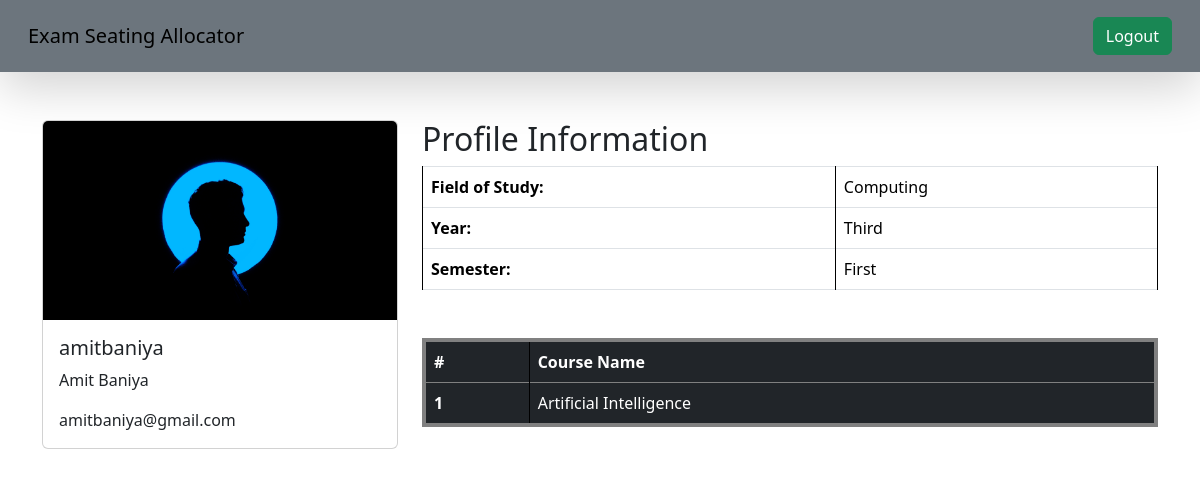
The page /student_home/ (signed in) on the database as committed earlier.
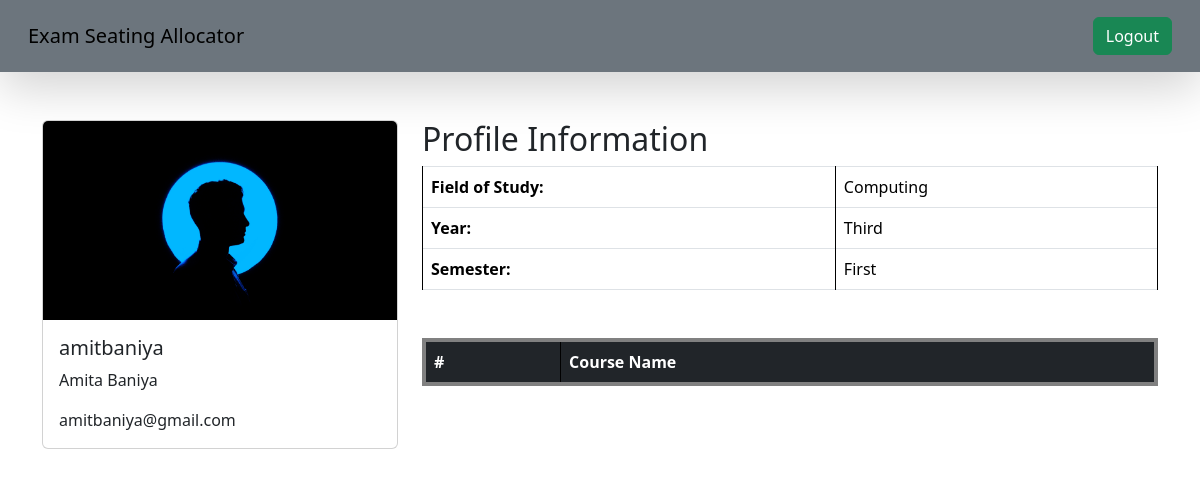
The same page on the database as committed later.
### api/models.py (models this page shows)
class User(AbstractUser):
    user_type = models.CharField(max_length=20, choices=USER_TYPES)
    user_image = models.ImageField(
        upload_to="Users",
    )
    groups = models.ManyToManyField(Group, related_name="api_users")
    user_permissions = models.ManyToManyField(Permission, related_name="api_users")

class Course(models.Model):
    name = models.CharField(max_length=100)
    fieldofstudy = models.CharField(
        max_length=20, choices=FIELDOFSTUDY, default="computing"
    )
    year = models.CharField(max_length=20, choices=YEAR, default="first")
    semester = models.CharField(max_length=20, choices=SEMESTER, default="first")

### api/views.py (the view)
# urls.py: path("student_home/", student_home, name="student_home"),
@login_required(login_url="login_page")
@user_passes_test(is_student, login_url="login_page")
def student_home(request):
    user = request.user
    student = Student.objects.get(user=user)
    fieldofstudy = student.fieldofstudy
    year = student.year
    semester = student.semester
    courses = student.courses.all()
    context = {
        "homeurl": "student_home",
        "fieldofstudy": fieldofstudy,
        "year": year,
        "semester": semester,
        "courses": courses,
    }
    return render(request, "studentHome.html", context)

### api/views.py (called while the page is built)
def is_student(user):
    return user.groups.filter(name="Students").exists()

### api/templates/studentHome.html (shortened to what this page needs)
{%extends "base.html"%} {%block start%}
<div class="container mt-5">
  <div class="row">
    <div class="col-md-4">
      <div class="card">
        <img
          src="/media/{{user.user_image}}"
          class="card-img-top"
          alt="Profile Image"
        />
        <div class="card-body">
          <h5 class="card-title">{{ user.username }}</h5>
          <p class="card-text">{{ user.first_name }} {{ user.last_name }}</p>
          <p class="card-text">{{ user.email }}</p>
        </div>
      </div>
    </div>
    <div class="col-md-8">
      <h2>Profile Information</h2>
      <table class="table table-bordered">
        <tbody>
          <tr>
            <th>Field of Study:</th>
            <td>{{ fieldofstudy|title }}</td>
          </tr>
          <tr>
            <th>Year:</th>
            <td>{{ year|title }}</td>
          </tr>
          <tr>
            <th>Semester:</th>
            <td>{{ semester|title }}</td>
          </tr>
        </tbody>
      </table>
      <table
        class="table table-dark table-bordered mt-5"
        style="border-width: 4px; border-color: grey"
      >
        <thead>
          <tr>
            <th scope="col">#</th>
            <th scope="col">Course Name</th>
          </tr>
        </thead>
        <tbody>
          {%for course in courses%}
          <tr>
            <th scope="row">{{forloop.counter}}</th>
            <td>{{course.name}}</td>
          </tr>
          {%endfor%}
        </tbody>
      </table>
    </div>
  </div>
</div>
{%endblock%}

Rows that differ between the two databases and show on the page:
no longer on this page (row unchanged): Course: name "Artificial Intelligence"
changed User "amitbaniya": first_name "Amit" → "Amita"
